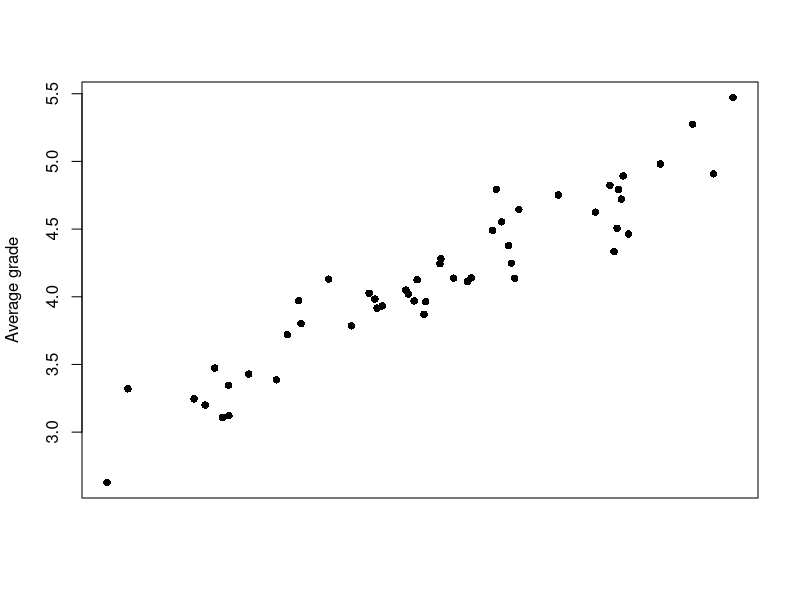
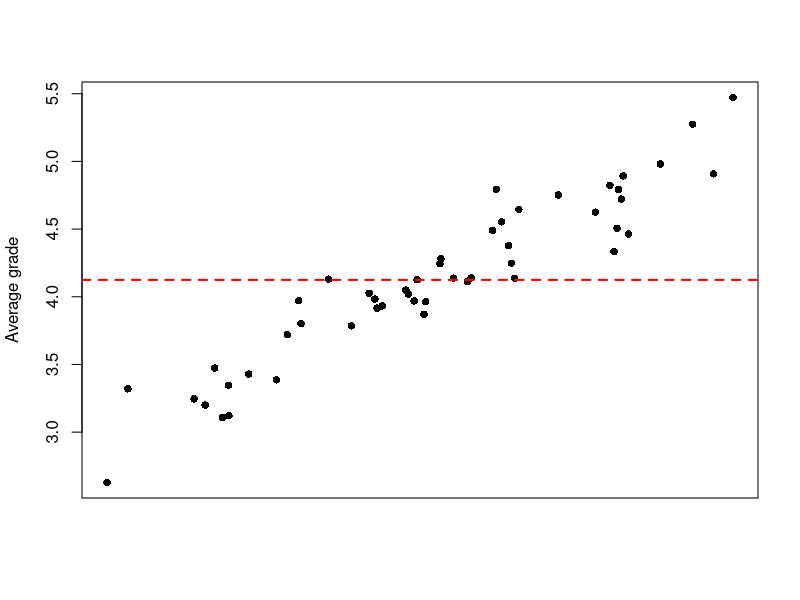
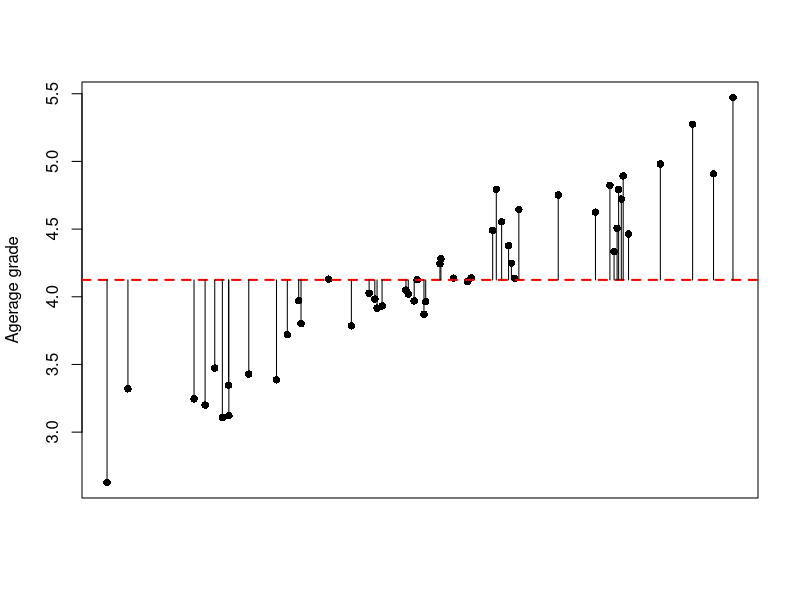
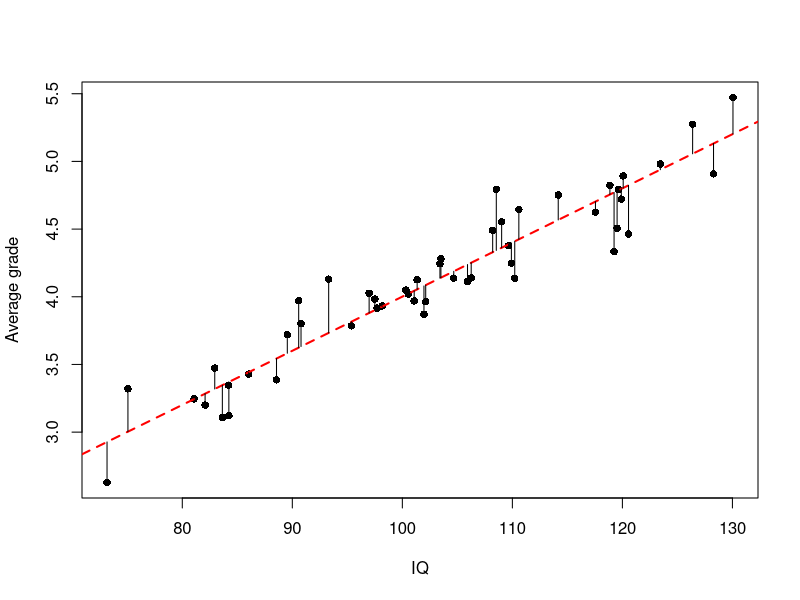
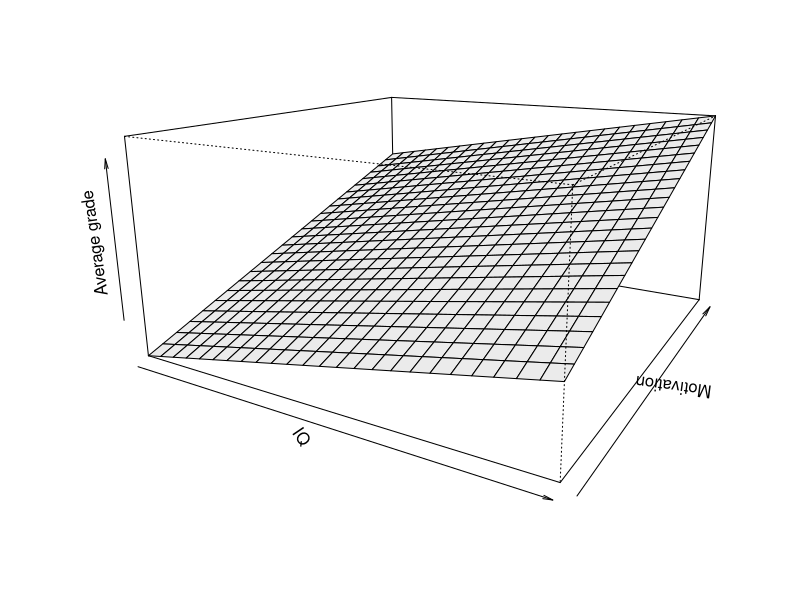
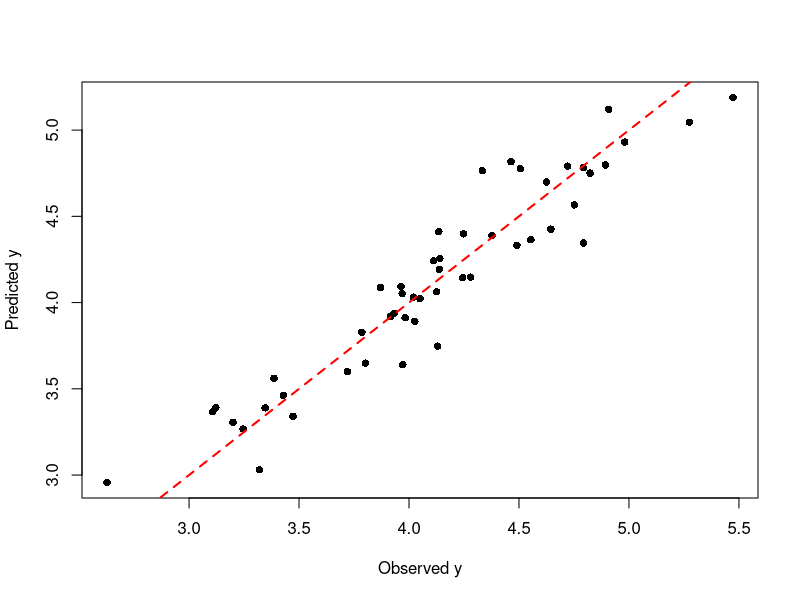

The R script that drew these images, in order:
## ---- chunk 1
knitr::opts_chunk$set(echo = FALSE)
## ---- chunk 2
x <- rnorm(50, 100, 15)
y <- 0.001 + 0.04*x + rnorm(50, 0, 0.2)
m_y = mean(y)
plot(x, y, pch=16, xlab='', ylab='Average grade', xaxt='n')
## ---- chunk 3
plot(x, y, pch=16, xlab='', ylab='Average grade', xaxt='n')
abline(h=m_y, lwd=2, lty=2, col='red')
## ---- chunk 4
plot(x, y, pch=16, xlab='', ylab='Agerage grade', xaxt='n')
abline(h=m_y, lwd=2, lty=2, col='red')
for(i in 1:50) {
  lines(c(x[i], x[i]), c(m_y, y[i]))
}
## ---- chunk 5
plot(x, y, pch=16, xlab='IQ', ylab='Average grade')
y_true <- 0.001 + 0.04*x
abline(a=0.001, b=0.04, lwd=2, lty=2, col='red')
for(i in 1:50) {
  lines(c(x[i], x[i]), c(y_true[i], y[i]))
}
## ---- chunk 6
x_1 <- seq(0, 1, length=25)
x_2 <- seq(0, 1, length=25)
f <- function(x, y) { 0.001 + 0.4*x + 0.7*y}
z <- outer(x_1, x_2, f)
persp(x_1, x_2, z, theta=30, col='white', expand=0.5, xlab='IQ', ylab='Motivation', zlab='Average grade',shade=0.1)
## ---- chunk 7
plot(y, predict(lm(y~x)), pch=16, xlab='Observed y', ylab='Predicted y')
abline(0, 1, lwd=2, lty=2, col='red')
